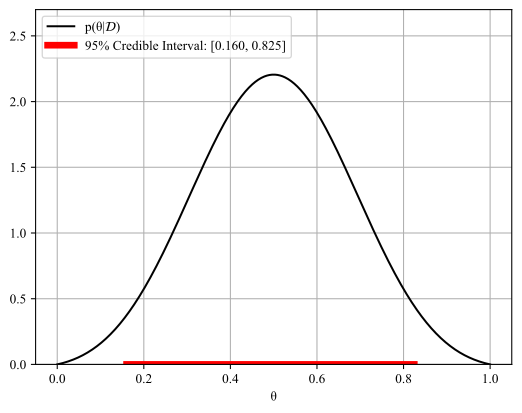

This figure's Python source:
import numpy as np
from matplotlib import pyplot as plt
plt.rcParams['font.family'] = 'Times New Roman'

θ = np.linspace(0, 1, 1000)
dθ = θ[1] - θ[0]

# pdf = p(θ|𝒟) for problem 8.3.5:
pdf = θ*(1-θ)*np.exp((-(θ-0.5)**2/0.1))/0.113363
cdf = dθ*np.cumsum(pdf)
print(f"Integral of pdf: {cdf[-1]:.16f}")
# Integral of pdf: 0.9999967412650484
# (not 1. b/c using numerical integration and the 0.113363 is not exact)
# We can fix this by normalizing the pdf
pdf = pdf/cdf[-1]
cdf = dθ*np.cumsum(pdf)
print(f"Integral of pdf after normalization: {cdf[-1]:.16f}")
# Integral of pdf after normalization: 1.0000000000000013

results = []
for lb_idx in range(len(θ)-1):
  for ub_idx in range(lb_idx, len(θ)-1):
    # Numerically integrate pdf from lb to ub by summing values of pdf from
    # lb_idx to ub_idx and multiplying by dθ
    integral = dθ*np.sum(pdf[lb_idx:ub_idx])

    if integral > 0.95:
      lb = θ[lb_idx] # Lower bound (lb) value
      ub = θ[ub_idx] # Upper bound (ub) value
      print(f"lb = {lb:.3f}, ub = {ub:.3f}, ub-lb = {ub - lb:.3f}")
      results.append((lb, ub))
      break

results = np.array(results)
lengths = results[:, 1] - results[:, 0] # Lengths of intervals
idx = np.argmin(lengths) # Find index of minimum interval length
print(f"95% Credible interval: [{results[idx, 0]:.3f}, {results[idx, 1]:.3f}]")
# 95% Credible interval: [0.160, 0.825]

plt.plot(θ, pdf, 'k-', label='p(θ|$\mathcal{D}$)')
label = f'95% Credible Interval: [{results[idx, 0]:.3f}, {results[idx, 1]:.3f}]'
plt.plot([results[idx, 0], results[idx, 1]], [0, 0], 'r', lw=5, label=label)
plt.xlabel('θ')
plt.ylim([0, 2.7])
plt.legend(loc='upper left')
plt.grid()
plt.savefig('HW9_2.png', dpi=300, bbox_inches='tight')
plt.savefig('HW9_2.svg', transparent=True, bbox_inches='tight')
